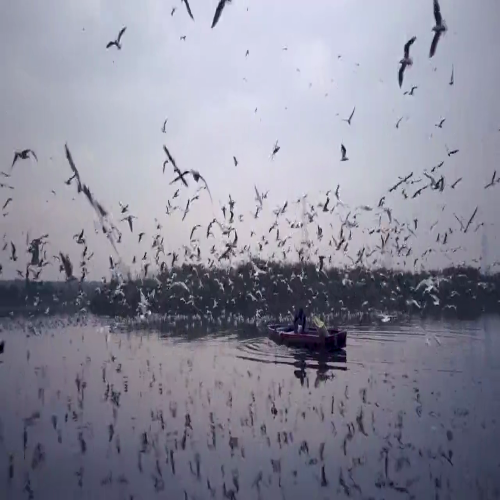
#> input picture images_subdir/vid36--0030.png, 500 x 500 px
$ python blob_tracking.py
#> lines starting #> are read from the running program, lines starting #| are printed output that depends on the picture; after the words box and inside, x2 and y2 are one past the last pixel; in counts of white or black regions, pixels touching at a corner belong together
import cv2
import numpy as np
import os
import matplotlib.pyplot as plt

class ImageSeriesLoader:
    def __init__(self, root_dir, image_extensions=('png', 'jpg', 'jpeg')):
        """
        root_dir: path containing subdirectories of image series
        image_extensions: valid image file extensions
        """
        self.root_dir = root_dir
        self.image_extensions = image_extensions
        # all images are in the same location
        # each unique series begins with a unique ID before the first '-'
        self.unique_dict = {}
        self.type_dict = {'drone':[], 'bird':[]}
        #load all images in the root directory
        for fname in [file for file in os.listdir(root_dir) if not file.startswith("._")]:
            if fname.lower().endswith(image_extensions):
                series_id = fname.split('-')[0]
                if int(series_id[3:])>43:
                    type = 'drone'
                else:
                    type = 'bird'

                if series_id not in self.unique_dict:
                    self.unique_dict[series_id] = [os.path.join(root_dir, fname)]
                    self.type_dict[type].append(series_id)
                else:
                    self.unique_dict[series_id].append(os.path.join(root_dir, fname))

    def load_series(self, type='drone', series_id=None):
        """
        Load a series of images by its unique ID
        Returns list of images
        """
#> called with type = 'bird'
        if type not in self.type_dict:
            raise ValueError(f"Type {type} not recognized. Valid types: {list(self.type_dict.keys())}")

        if type:
            series_ids = self.type_dict[type]
            #select a random series_id from the list
            if series_id is None:
                series_id = np.random.choice(series_ids)

        if series_id not in self.unique_dict:
            raise ValueError(f"Series ID {series_id} not found.")


        image_paths = sorted(self.unique_dict[series_id])
        images = [np.asarray(cv2.imread(p)) for p in image_paths]
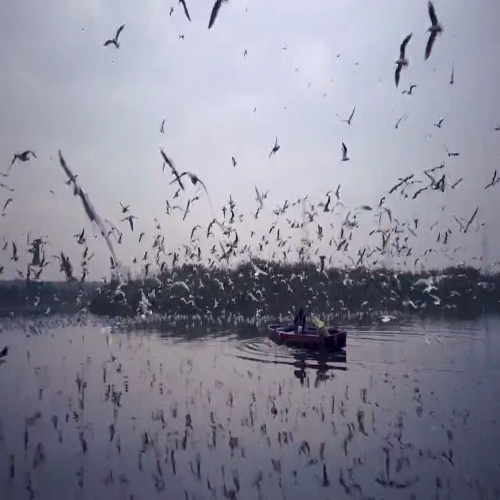
#> input picture images_subdir/vid36--0040.png, 500 x 500 px
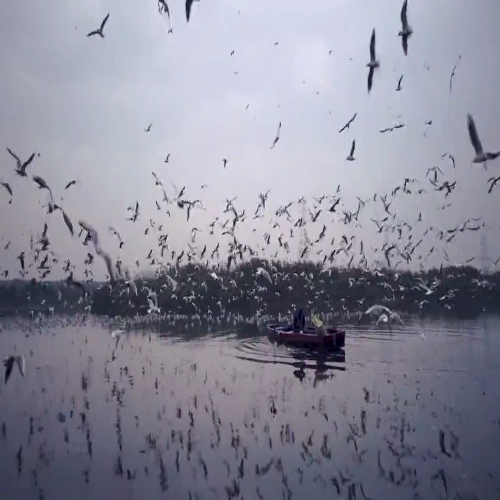
#> input picture images_subdir/vid36--0080.png, 500 x 500 px
#> images = 3 items
#> further down, img is the input picture: shape (500, 500, 3); mean B, G, R 153.7, 138.3, 138.2
        return images


# [52 lines left out: functions video_to_images, convert_videos_in_dir, not called in this run]


def compute_dog(img,sigma1=1,sigma2=3):
#> called with sigma1 = 1, sigma2 = 10
    import scipy.ndimage
    blurred1 = scipy.ndimage.gaussian_filter(img, sigma=sigma1)
    blurred2 = scipy.ndimage.gaussian_filter(img, sigma=sigma2)
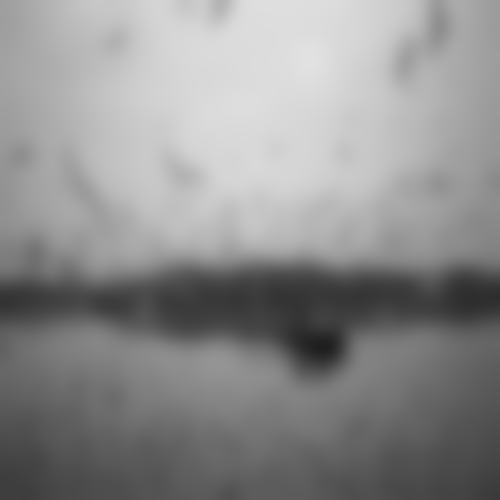
#> blurred2: shape (500, 500); min 30, max 225, mean 141.9
    dog = blurred1 - blurred2
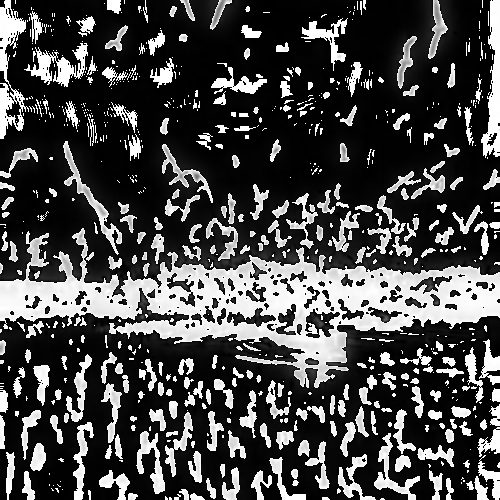
#> dog: shape (500, 500); min 0, max 255, mean 72
    dog = (dog - dog.min()) / (dog.max() - dog.min()) * 255
    dog = dog.astype(np.uint8)
    return dog

def rgb_to_hsv(image):
    return np.asarray(cv2.cvtColor(image, cv2.COLOR_RGB2HSV))

def rgb_to_gray(image):
    return np.asarray(cv2.cvtColor(image, cv2.COLOR_RGB2GRAY))

def otsu_threshold(image):
    """
    Computes Otsu's threshold for a grayscale image
    """
    thresh = threshold_otsu(image)
#> thresh = 139
    binary = image > thresh
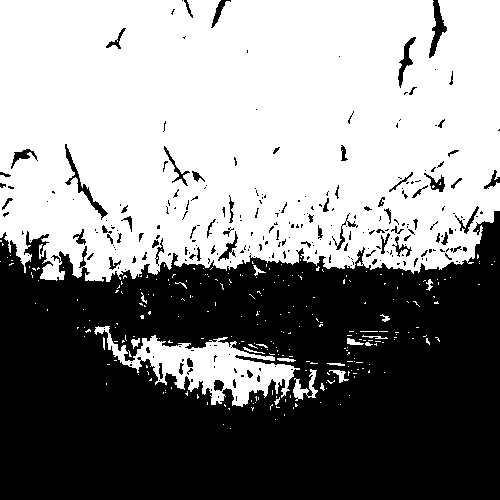
#> binary: shape (500, 500) bool; 53.5% white; 270 black regions (202 under 20 px), largest, box (x1, y1, x2, y2) and area: (0, 211, 500, 500) 110461, (65, 144, 108, 220) 425, (429, 0, 447, 58) 406
    return binary.astype(np.uint8)


if __name__ == "__main__":
    import scipy.ndimage
    from skimage.filters import threshold_otsu

    plt.switch_backend('tkagg')
    root_dir = './images_subdir/'
    #
    # convert_videos_in_dir(source_videos, root_dir)

    loader = ImageSeriesLoader(root_dir)
    views = 10
    switch = True

    lo=50
    hi=200
    sigma1=1
    sigma2=10

    #show the last three images
    for _ in range(views):

        img = loader.load_series(type='bird' if switch else 'drone')[0]
        gray = rgb_to_gray(img)
        dog1 = compute_dog(gray,sigma1=sigma1,sigma2=sigma2)# an intermediate pass filter between pixel lengths of 0.5 and 7
        otsu = otsu_threshold(gray)
        dog_intermediate = np.where((dog1>lo) & (dog1<hi), 1, 0)
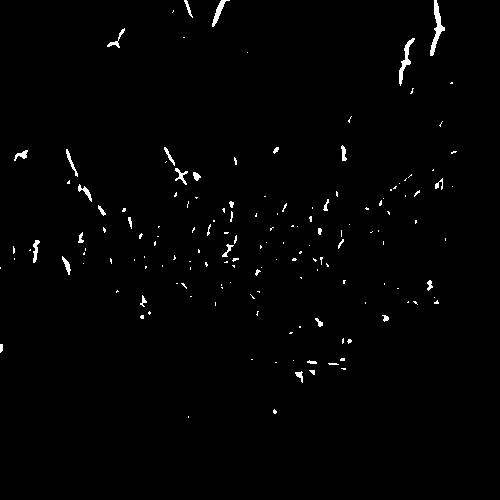
#> dog_intermediate: shape (500, 500) int64; values 0 (black) and 1 (white), 1.1% white; 156 white regions (121 under 20 px), largest, box (x1, y1, x2, y2) and area: (430, 0, 445, 56) 287, (399, 38, 415, 86) 215, (212, 0, 230, 27) 138

        #fill holes in dog_intermediate
        filled = scipy.ndimage.binary_fill_holes(dog_intermediate).astype(np.uint8)

        diff_int_otsu = np.where(otsu!=dog_intermediate,1,0)
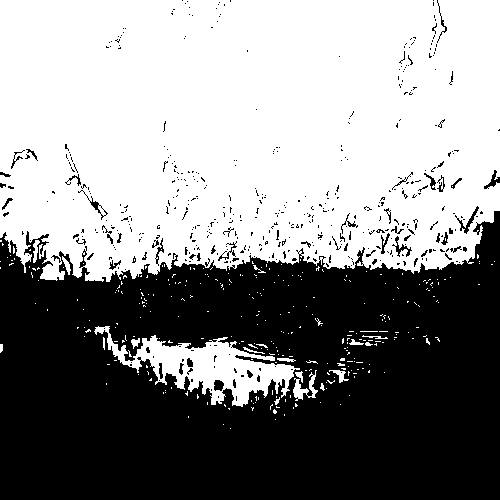
#> diff_int_otsu: shape (500, 500) int64; values 0 (black) and 1 (white), 54.3% white; 467 black regions (422 under 20 px), largest, box (x1, y1, x2, y2) and area: (0, 211, 500, 500) 110319, (455, 206, 479, 234) 134, (392, 236, 412, 257) 111
        otsu_minus_diff = np.where(diff_int_otsu!=otsu,1,0)

        fig = plt.figure(figsize=(12, 8))
        ax1 = fig.add_subplot(2, 3, 1)
        ax1.imshow(gray)
        ax1.set_title("Original Image")
        ax1.axis('off')
        ax2 = fig.add_subplot(2, 3, 2)
        ax2.imshow(dog1, cmap='gray')
        ax2.set_title("Band-Pass filter (DoG)")
        ax2.axis('off')
        ax3 = fig.add_subplot(2, 3, 3)
        ax3.imshow(dog_intermediate, cmap='gray')
        ax3.set_title("Intermediate-thresholded BPF (itDoG)")
        ax3.axis('off')
        ax4 = fig.add_subplot(2, 3, 4)
        ax4.imshow(otsu, cmap='gray')
        ax4.set_title("Otsu's Thresholding")
        ax4.axis('off')
        ax5 = fig.add_subplot(2, 3, 5)
        ax5.imshow(diff_int_otsu, cmap='gray')
        ax5.set_title("Difference Intermediate and Otsu")
        ax5.axis('off')
        ax6 = fig.add_subplot(2, 3, 6)
        ax6.imshow(filled, cmap='gray')
        ax6.set_title("Filled Holes itDOG")
        ax6.axis('off')
        plt.tight_layout()
        plt.show()
#> (the run stopped early here; a loop or call above may not have finished)
